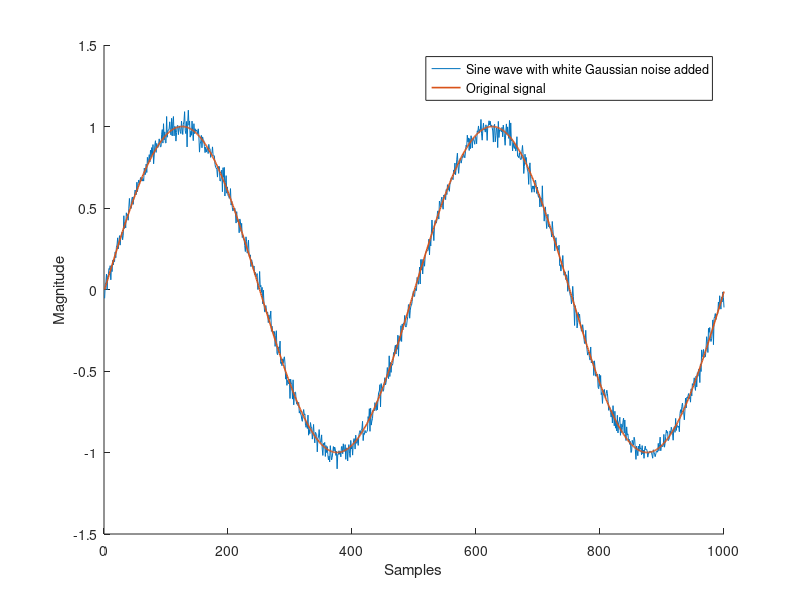
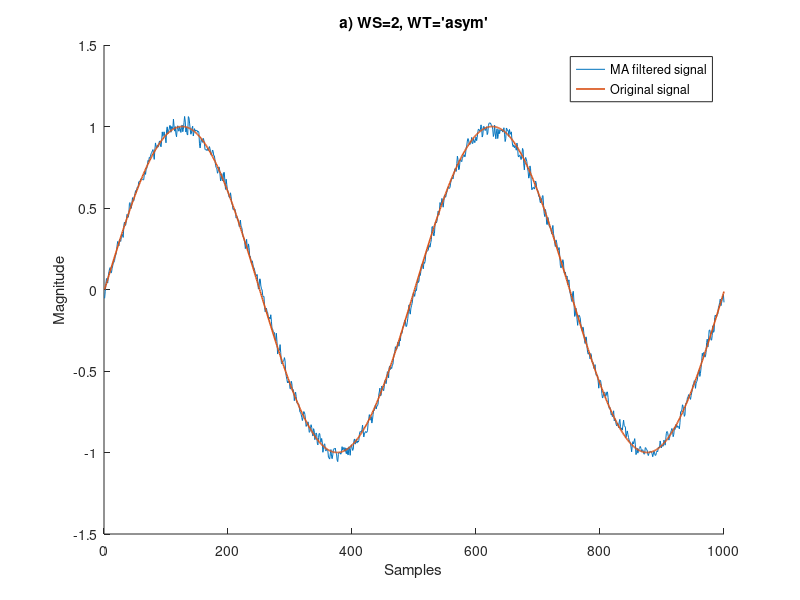
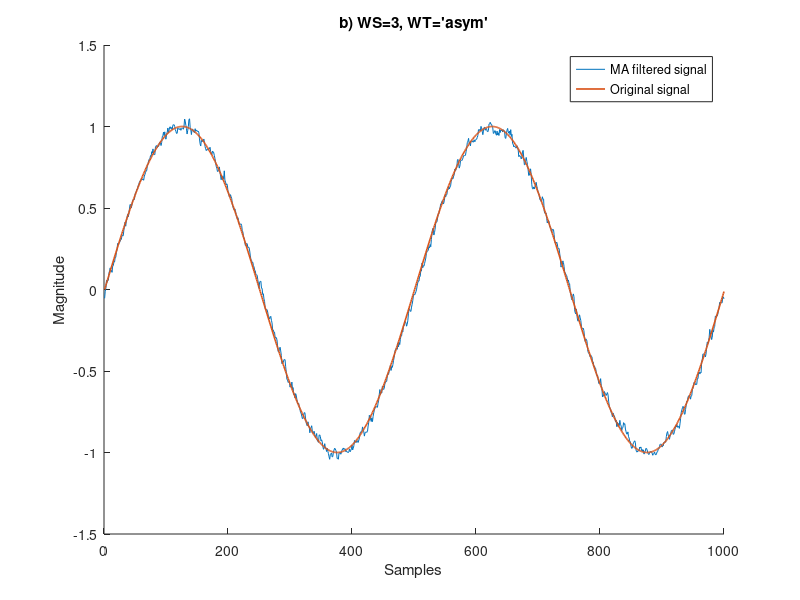
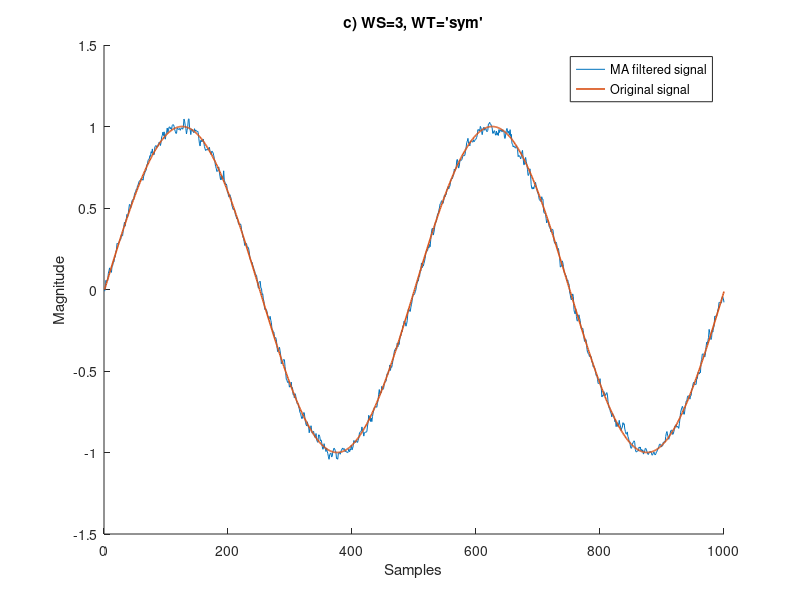

Reproduce these figures in MATLAB, in order. (Note: this script raises an error after producing the figures.)
%%
%Sine signal replica

%Pre cleaning
close all;
clear;
clc;

%Replicating sine signal
t = 0:1:999;
original = sin(2*pi*0.002*t);

%Noisy replica
noise = wgn(1, 1000, -28); %-28 dBW was chosen to replicate the noise in the original paper.
noisy_signal = original + noise;
figure(1)
hold on;
plot(noisy_signal);
plot(original, 'LineWidth', 1.2);
legend("Sine wave with white Gaussian noise added", "Original signal");
xlabel("Samples");
ylabel("Magnitude");
hold off;

%MA WS=3, WT='sym'
MA_3_sym_signal = movmean(noisy_signal, 3);

%MA WS=5, WT='sym'
MA_5_sym_signal = movmean(noisy_signal, 5);

%MA WS=2, WT='asym'
MA_2_asym_signal = movmean(noisy_signal, [1 0]); %[1 0] means use only one element from the past and the current value for the avarage.

%MA WS=3, WT='asym'
MA_3_asym_signal = movmean(noisy_signal, [2 0]); %[2 0] means use two elements from the past and the current value for the avarage.

%Filtered noisy signal plots
figure(2)
hold on;
plot(MA_2_asym_signal);
plot(original, 'LineWidth', 1.2);
legend("MA filtered signal", "Original signal");
title("a) WS=2, WT='asym'");
xlabel("Samples");
ylabel("Magnitude");
hold off;

figure(3)
hold on;
plot(MA_3_asym_signal);
plot(original, 'LineWidth', 1.2);
legend("MA filtered signal", "Original signal");
title("b) WS=3, WT='asym'");
xlabel("Samples");
ylabel("Magnitude");
hold off;

figure(4)
hold on;
plot(MA_3_sym_signal);
plot(original, 'LineWidth', 1.2);
legend("MA filtered signal", "Original signal");
title("c) WS=3, WT='sym'");
xlabel("Samples");
ylabel("Magnitude");
hold off;

figure(5)
hold on;
plot(MA_5_sym_signal);
plot(original, 'LineWidth', 1.2);
legend("MA filtered signal", "Original signal");
title("d) WS=5, WT='sym'");
xlabel("Samples");
ylabel("Magnitude");
hold off;

%Performance metrics calculation

signal_vector = [noisy_signal' MA_2_asym_signal' MA_3_asym_signal' MA_3_sym_signal' MA_5_sym_signal']; %From this point onwards this order is used for the signals inside the vectors.

%SM1
SM1 = zeros(1, size(signal_vector, 2));
SM1_percentage = zeros(1, size(signal_vector, 2));

for n = 1:size(signal_vector, 2)
    dif = signal_vector(2:size(signal_vector(:, n), 1), n) - signal_vector(1:size(signal_vector(:, n), 1)-1, n);
    SM1(n) = sum(abs(dif));
    SM1_percentage(n) = 100*(SM1(1)-SM1(n))/(SM1(1));
end

%SM2
SM2 = zeros(1, size(signal_vector, 2));
SM2_percentage = zeros(1, size(signal_vector, 2));
for n = 1:size(signal_vector, 2)
    dif = signal_vector(1:size(signal_vector(:, n), 1)-2, n) - 2.*signal_vector(2:size(signal_vector(:, n), 1)-1, n) + signal_vector(3:size(signal_vector(:, n), 1), n);
    SM2(n) = sum((dif).^(2));
    SM2_percentage(n) = 100*(SM2(1)-SM2(n))/(SM2(1));
end

%%
%MOCAP Signal Replica

%Pre cleaning
close all;
clear;
clc;

%Loading the mocap signals from the original paper using the helper
%function amc_to_matrix.m

Mocap = amc_to_matrix("11_01.amc");

%Extraction of the elements used on the original paper
ch1 = Mocap(:, 2); %Called channel 1 in the original paper
ch1 = 6*(ch1-17.5)+86; %Replicating scaling and offset applied in the original paper
ch3 = Mocap(:, 6); %Called channel 3 in the original paper

%Figures of the extracted signals
figure(1)
plot(ch1);
title("Low frequency");
xlabel("Samples");
ylabel("Magnitude");

figure(2)
plot(ch3);
title("Low+High frequency");
xlabel("Samples");
ylabel("Magnitude");


%ch1 MA signal filtering

%MA WS=3, WT='sym'
MA_3_sym_ch1 = movmean(ch1, 3);

%MA WS=5, WT='sym'
MA_5_sym_ch1 = movmean(ch1, 5);

%MA WS=2, WT='asym'
MA_2_asym_ch1 = movmean(ch1, [1 0]); %[1 0] means use only one element from the past and the current value for the avarage.

%MA WS=3, WT='asym'
MA_3_asym_ch1 = movmean(ch1, [2 0]); %[2 0] means use two elements from the past and the current value for the avarage.


%Plots for filtered signals on ch1

figure(3)
hold on;
plot(MA_2_asym_ch1, LineWidth=1.5);
plot(ch1, "k");
legend("MA filtered signal", "Original signal");
title("a) WS=2, WT='asym'");
xlabel("Samples");
ylabel("Magnitude");
hold off;

figure(4)
hold on;
plot(MA_3_asym_ch1, LineWidth=1.5);
plot(ch1, "k");
legend("MA filtered signal", "Original signal");
title("b) WS=3, WT='asym'");
xlabel("Samples");
ylabel("Magnitude");
hold off;

figure(5)
hold on;
plot(MA_3_sym_ch1, LineWidth=1.5);
plot(ch1, "k");
legend("MA filtered signal", "Original signal");
title("c) WS=3, WT='sym'");
xlabel("Samples");
ylabel("Magnitude");
hold off;

figure(6)
hold on;
plot(MA_5_sym_ch1, LineWidth=1.5);
plot(ch1, "k");
legend("MA filtered signal", "Original signal");
title("d) WS=5, WT='sym'");
xlabel("Samples");
ylabel("Magnitude");
hold off;


%Metrics for ch1 filtering

signal_vector = [ch1 MA_2_asym_ch1 MA_3_asym_ch1 MA_3_sym_ch1 MA_5_sym_ch1]; %From this point onwards this order is used for the signals inside the vectors.

%SM1
SM1_ch1 = zeros(1, size(signal_vector, 2));
SM1_percentage_ch1 = zeros(1, size(signal_vector, 2));
for n = 1:size(signal_vector, 2)
    dif_ch1 = signal_vector(2:size(signal_vector(:, n), 1), n) - signal_vector(1:size(signal_vector(:, n), 1)-1, n);
    SM1_ch1(n) = sum(abs(dif_ch1));
    SM1_percentage_ch1(n) = 100*(SM1_ch1(1)-SM1_ch1(n))/(SM1_ch1(1));
end

%SM2
SM2_ch1 = zeros(1, size(signal_vector, 2));
SM2_percentage_ch1 = zeros(1, size(signal_vector, 2));
for n = 1:size(signal_vector, 2)
    dif_ch1 = signal_vector(1:size(signal_vector(:, n), 1)-2, n) - 2.*signal_vector(2:size(signal_vector(:, n), 1)-1, n) + signal_vector(3:size(signal_vector(:, n), 1), n);
    SM2_ch1(n) = sum((dif_ch1).^(2));
    SM2_percentage_ch1(n) = 100*(SM2_ch1(1)-SM2_ch1(n))/(SM2_ch1(1));
end


%ch3 MA signal filtering

%MA WS=3, WT='sym'
MA_3_sym_ch3 = movmean(ch3, 3);

%MA WS=5, WT='sym'
MA_5_sym_ch3 = movmean(ch3, 5);

%MA WS=2, WT='asym'E_estE_est
MA_2_asym_ch3 = movmean(ch3, [1 0]); %[1 0] means use only one element from the past and the current value for the avarage.

%MA WS=3, WT='asym'
MA_3_asym_ch3 = movmean(ch3, [2 0]); %[2 0] means use two elements from the past and the current value for the avarage.


%Plots for filtered signals on ch3

figure(7)
hold on;
plot(MA_2_asym_ch3, LineWidth=1.5);
plot(ch3, "k");
legend("MA filtered signal", "Original signal");
title("a) WS=2, WT='asym'");
xlabel("Samples");
ylabel("Magnitude");
hold off;

figure(8)
hold on;
plot(MA_3_asym_ch3, LineWidth=1.5);
plot(ch3, "k");
legend("MA filtered signal", "Original signal");
title("b) WS=3, WT='asym'");
xlabel("Samples");
ylabel("Magnitude");
hold off;

figure(9)
hold on;
plot(MA_3_sym_ch3, LineWidth=1.5);
plot(ch3, "k");
legend("MA filtered signal", "Original signal");
title("c) WS=3, WT='sym'");
xlabel("Samples");
ylabel("Magnitude");
hold off;

figure(10)
hold on;
plot(MA_5_sym_ch3, LineWidth=1.5);
plot(ch3, "k");
legend("MA filtered signal", "Original signal");
title("d) WS=5, WT='sym'");
xlabel("Samples");
ylabel("Magnitude");
hold off;


%Metrics for ch3 filtering

signal_vector = [ch3 MA_2_asym_ch3 MA_3_asym_ch3 MA_3_sym_ch3 MA_5_sym_ch3]; %From this point onwards this order is used for the signals inside the vectors.

%SM1
SM1_ch3 = zeros(1, size(signal_vector, 2));
SM1_percentage_ch3 = zeros(1, size(signal_vector, 2));
for n = 1:size(signal_vector, 2)
    dif_ch3 = signal_vector(2:size(signal_vector(:, n), 1), n) - signal_vector(1:size(signal_vector(:, n), 1)-1, n);
    SM1_ch3(n) = sum(abs(dif_ch3));
    SM1_percentage_ch3(n) = 100*(SM1_ch3(1)-SM1_ch3(n))/(SM1_ch3(1));
end

%SM2
SM2_ch3 = zeros(1, size(signal_vector, 2));
SM2_percentage_ch3 = zeros(1, size(signal_vector, 2));
for n = 1:size(signal_vector, 2)
    dif_ch3 = signal_vector(1:size(signal_vector(:, n), 1)-2, n) - 2.*signal_vector(2:size(signal_vector(:, n), 1)-1, n) + signal_vector(3:size(signal_vector(:, n), 1), n);
    SM2_ch3(n) = sum((dif_ch3).^(2));
    SM2_percentage_ch3(n) = 100*(SM2_ch3(1)-SM2_ch3(n))/(SM2_ch3(1));
end
